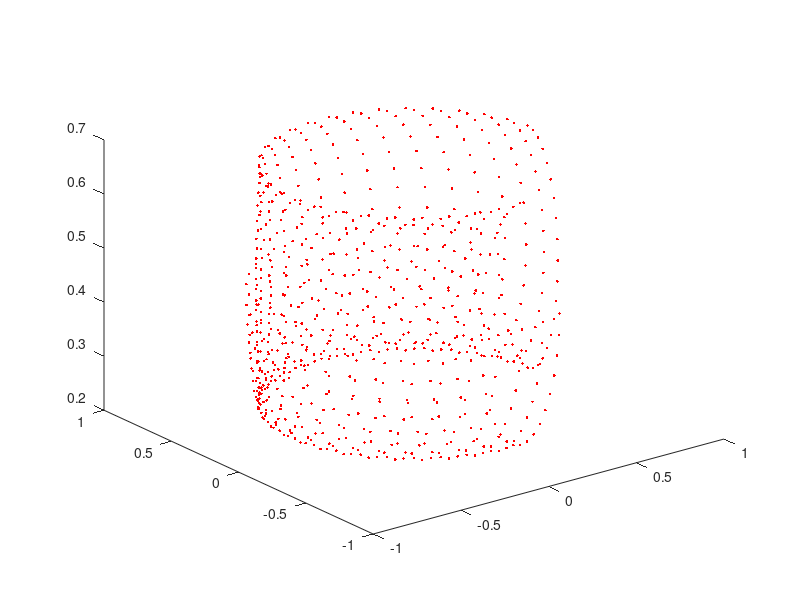

Here is the MATLAB script that generated this plot:
clc;
clear;
close all;
% D-H Parameters
a1 = 0        ; d1 = 0.46; alpha1 = 0  ; theta1 = 0;
a2 = -0.06821 ; d2 = 0   ; alpha2 = -pi/2      ; theta2 = 0;
a3 = 0.224    ; d3 = 0   ; alpha3 = 0  ; theta3 = 0;
a4 = 0    ; d4 = 0.7 ; alpha4 = -pi/2   ; theta4 = 0;


% Axis Properties
%points
X=[0 0 0.22 0.22 0.22];
Z=[0 0.22 0.22+0.24 0.22+0.24+0.67 0.22+0.24+0.67+0.70];

% Iteration of th2,th3 within maximum and minimum limits
% for theta1_0=  -180:50:180
for theta2_0 = -90:10:180
for theta3_0 = -90:10:180
% theta1=theta1_0*pi/180;
theta2=theta2_0*pi/180;
theta3=theta3_0*pi/180;
A01 = [cos(theta1), -cos(alpha1)*sin(theta1), sin(alpha1)*sin(theta1),a1*cos(theta1);
       sin(theta1), cos(alpha1)*cos(theta1), -sin(alpha1)*cos(theta1),a1*sin(theta1);
       0, sin(alpha1), cos(alpha1),d1;
       0, 0, 0, 1 ];
A12 = [cos(theta2), -cos(alpha2)*sin(theta2), sin(alpha2)*sin(theta2),a2*cos(theta2);
       sin(theta2), cos(alpha2)*cos(theta2), -sin(alpha2)*cos(theta2), a2*sin(theta2);
       0, sin(alpha2), cos(alpha2),d2;
       0, 0, 0, 1 ];
A23 = [cos(theta3), -cos(alpha3)*sin(theta3), sin(alpha3)*sin(theta3),a3*cos(theta3);
       sin(theta3), cos(alpha3)*cos(theta3), -sin(alpha3)*cos(theta3),a3*sin(theta3);
       0, sin(alpha3), cos(alpha3),d3;
       0, 0, 0, 1 ];
A34 = [cos(theta4), -cos(alpha4)*sin(theta4), sin(alpha4)*sin(theta4),a4*cos(theta4);
       sin(theta4), cos(alpha4)*cos(theta4), -sin(alpha4)*cos(theta4), a4*sin(theta4);
       0, sin(alpha4), cos(alpha4),d4;
       0, 0, 0, 1 ];
% A45 = [cos(theta5), -cos(alpha5)*sin(theta5), sin(alpha5)*sin(alpha5),a5*cos(alpha5);
%        sin(theta5), cos(alpha5)*cos(theta5), -sin(alpha5)*cos(theta5),a5*sin(theta5);
%        0, sin(alpha5), cos(alpha5),d5;
%        0, 0, 0, 1 ];
% A56 = [cos(theta6), -cos(alpha6)*sin(theta6), sin(alpha6)*sin(theta6),a6*cos(theta6);
%        sin(theta6), cos(alpha6)*cos(theta6), -sin(alpha6)*cos(theta6),a6*sin(theta6);
%        0, sin(alpha6), cos(alpha6),d6;
%        0, 0, 0, 1 ];
A06 = A01*A12*A23*A34;
Envelope_1 = plot3(A06(1,4),A06(2,4) ,A06(3,4),'r.')
hold 'all'

end
end
